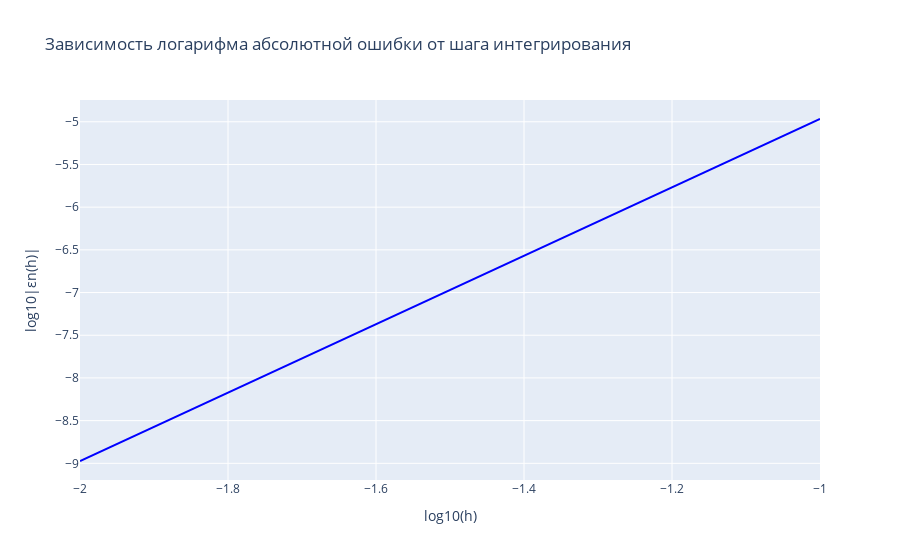

Notebook cell for this chart:
### Code cell
log_h = np.log10(h_vals)
log_errs = np.log10(errs)

fig = go.Figure()

fig.add_trace(go.Scatter(x=log_h, y=log_errs, name=f"Исходная функция",mode='lines', 
                        line=dict(color='blue', width=2)))


fig.update_layout(
        title='Зависимость логарифма абсолютной ошибки от шага интегрирования',
        yaxis_title='log10|εn(h)|',
        xaxis_title='log10(h)',
        )

fig.show()

### Figure 1 — Plotly figure (JSON) as saved in the notebook; plotly's stock layout.template omitted (floating-point values rounded to 4 significant figures)
{"data": [{"line": {"color": "blue", "width": 2}, "mode": "lines", "name": "Исходная функция", "type": "scatter", "x": [-1, -1.301, -1.602, -2], "y": [-4.968, -6.176, -7.381, -8.973]}], "layout": {"title": {"text": "Зависимость логарифма абсолютной ошибки от шага интегрирования"}, "xaxis": {"title": {"text": "log10(h)"}}, "yaxis": {"title": {"text": "log10|εn(h)|"}}}}
